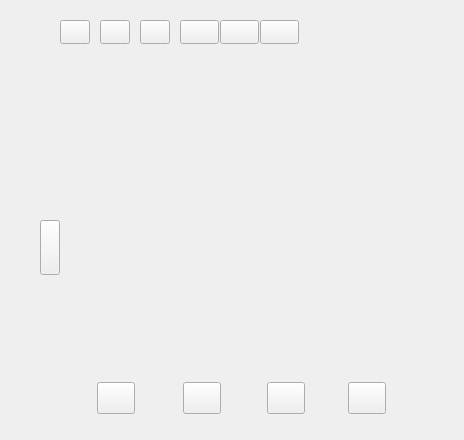
<?xml version="1.0" encoding="UTF-8"?>
<ui version="4.0">
 <class>widget2</class>
 <widget class="QWidget" name="widget2">
  <property name="geometry">
   <rect>
    <x>0</x>
    <y>0</y>
    <width>464</width>
    <height>440</height>
   </rect>
  </property>
  <property name="windowTitle">
   <string>Form</string>
  </property>
  <widget class="QFrame" name="frame">
   <property name="geometry">
    <rect>
     <x>0</x>
     <y>0</y>
     <width>464</width>
     <height>440</height>
    </rect>
   </property>
   <property name="styleSheet">
    <string notr="true"/>
   </property>
   <property name="frameShape">
    <enum>QFrame::NoFrame</enum>
   </property>
   <property name="frameShadow">
    <enum>QFrame::Plain</enum>
   </property>
   <property name="lineWidth">
    <number>0</number>
   </property>
   <widget class="QPushButton" name="b_but4">
    <property name="geometry">
     <rect>
      <x>348</x>
      <y>382</y>
      <width>38</width>
      <height>32</height>
     </rect>
    </property>
    <property name="sizePolicy">
     <sizepolicy hsizetype="Ignored" vsizetype="Ignored">
      <horstretch>0</horstretch>
      <verstretch>0</verstretch>
     </sizepolicy>
    </property>
    <property name="focusPolicy">
     <enum>Qt::NoFocus</enum>
    </property>
    <property name="text">
     <string/>
    </property>
   </widget>
   <widget class="QLabel" name="label">
    <property name="geometry">
     <rect>
      <x>17</x>
      <y>32</y>
      <width>16</width>
      <height>16</height>
     </rect>
    </property>
    <property name="sizePolicy">
     <sizepolicy hsizetype="Ignored" vsizetype="Ignored">
      <horstretch>0</horstretch>
      <verstretch>0</verstretch>
     </sizepolicy>
    </property>
    <property name="text">
     <string/>
    </property>
   </widget>
   <widget class="PopupWin" name="widget" native="true">
    <property name="geometry">
     <rect>
      <x>20</x>
      <y>40</y>
      <width>100</width>
      <height>280</height>
     </rect>
    </property>
    <property name="sizePolicy">
     <sizepolicy hsizetype="Ignored" vsizetype="Ignored">
      <horstretch>0</horstretch>
      <verstretch>0</verstretch>
     </sizepolicy>
    </property>
   </widget>
   <widget class="QPushButton" name="b_but3">
    <property name="geometry">
     <rect>
      <x>267</x>
      <y>382</y>
      <width>38</width>
      <height>32</height>
     </rect>
    </property>
    <property name="sizePolicy">
     <sizepolicy hsizetype="Ignored" vsizetype="Ignored">
      <horstretch>0</horstretch>
      <verstretch>0</verstretch>
     </sizepolicy>
    </property>
    <property name="focusPolicy">
     <enum>Qt::NoFocus</enum>
    </property>
    <property name="text">
     <string/>
    </property>
   </widget>
   <widget class="QPushButton" name="t_but3">
    <property name="geometry">
     <rect>
      <x>140</x>
      <y>20</y>
      <width>30</width>
      <height>24</height>
     </rect>
    </property>
    <property name="sizePolicy">
     <sizepolicy hsizetype="Ignored" vsizetype="Ignored">
      <horstretch>0</horstretch>
      <verstretch>0</verstretch>
     </sizepolicy>
    </property>
    <property name="minimumSize">
     <size>
      <width>30</width>
      <height>19</height>
     </size>
    </property>
    <property name="maximumSize">
     <size>
      <width>39</width>
      <height>25</height>
     </size>
    </property>
    <property name="focusPolicy">
     <enum>Qt::NoFocus</enum>
    </property>
    <property name="text">
     <string/>
    </property>
   </widget>
   <widget class="QPushButton" name="b_but">
    <property name="geometry">
     <rect>
      <x>97</x>
      <y>382</y>
      <width>38</width>
      <height>32</height>
     </rect>
    </property>
    <property name="sizePolicy">
     <sizepolicy hsizetype="Ignored" vsizetype="Ignored">
      <horstretch>0</horstretch>
      <verstretch>0</verstretch>
     </sizepolicy>
    </property>
    <property name="focusPolicy">
     <enum>Qt::NoFocus</enum>
    </property>
    <property name="text">
     <string/>
    </property>
   </widget>
   <widget class="QPushButton" name="t_but4">
    <property name="geometry">
     <rect>
      <x>180</x>
      <y>20</y>
      <width>39</width>
      <height>24</height>
     </rect>
    </property>
    <property name="sizePolicy">
     <sizepolicy hsizetype="Ignored" vsizetype="Ignored">
      <horstretch>0</horstretch>
      <verstretch>0</verstretch>
     </sizepolicy>
    </property>
    <property name="minimumSize">
     <size>
      <width>30</width>
      <height>19</height>
     </size>
    </property>
    <property name="maximumSize">
     <size>
      <width>39</width>
      <height>25</height>
     </size>
    </property>
    <property name="focusPolicy">
     <enum>Qt::NoFocus</enum>
    </property>
    <property name="text">
     <string/>
    </property>
   </widget>
   <widget class="QPushButton" name="t_but2">
    <property name="geometry">
     <rect>
      <x>100</x>
      <y>20</y>
      <width>30</width>
      <height>24</height>
     </rect>
    </property>
    <property name="sizePolicy">
     <sizepolicy hsizetype="Ignored" vsizetype="Ignored">
      <horstretch>0</horstretch>
      <verstretch>0</verstretch>
     </sizepolicy>
    </property>
    <property name="minimumSize">
     <size>
      <width>30</width>
      <height>19</height>
     </size>
    </property>
    <property name="maximumSize">
     <size>
      <width>39</width>
      <height>25</height>
     </size>
    </property>
    <property name="focusPolicy">
     <enum>Qt::NoFocus</enum>
    </property>
    <property name="text">
     <string/>
    </property>
   </widget>
   <widget class="QPushButton" name="t_but5">
    <property name="geometry">
     <rect>
      <x>220</x>
      <y>20</y>
      <width>39</width>
      <height>24</height>
     </rect>
    </property>
    <property name="sizePolicy">
     <sizepolicy hsizetype="Ignored" vsizetype="Ignored">
      <horstretch>0</horstretch>
      <verstretch>0</verstretch>
     </sizepolicy>
    </property>
    <property name="minimumSize">
     <size>
      <width>30</width>
      <height>19</height>
     </size>
    </property>
    <property name="maximumSize">
     <size>
      <width>39</width>
      <height>25</height>
     </size>
    </property>
    <property name="focusPolicy">
     <enum>Qt::NoFocus</enum>
    </property>
    <property name="text">
     <string/>
    </property>
   </widget>
   <widget class="QLabel" name="label_2">
    <property name="geometry">
     <rect>
      <x>17</x>
      <y>99</y>
      <width>16</width>
      <height>16</height>
     </rect>
    </property>
    <property name="sizePolicy">
     <sizepolicy hsizetype="Ignored" vsizetype="Ignored">
      <horstretch>0</horstretch>
      <verstretch>0</verstretch>
     </sizepolicy>
    </property>
    <property name="text">
     <string/>
    </property>
   </widget>
   <widget class="QPushButton" name="t_but">
    <property name="geometry">
     <rect>
      <x>60</x>
      <y>20</y>
      <width>30</width>
      <height>24</height>
     </rect>
    </property>
    <property name="sizePolicy">
     <sizepolicy hsizetype="Ignored" vsizetype="Ignored">
      <horstretch>0</horstretch>
      <verstretch>0</verstretch>
     </sizepolicy>
    </property>
    <property name="minimumSize">
     <size>
      <width>30</width>
      <height>19</height>
     </size>
    </property>
    <property name="maximumSize">
     <size>
      <width>39</width>
      <height>25</height>
     </size>
    </property>
    <property name="focusPolicy">
     <enum>Qt::NoFocus</enum>
    </property>
    <property name="text">
     <string/>
    </property>
   </widget>
   <widget class="QPushButton" name="b_but2">
    <property name="geometry">
     <rect>
      <x>183</x>
      <y>382</y>
      <width>38</width>
      <height>32</height>
     </rect>
    </property>
    <property name="sizePolicy">
     <sizepolicy hsizetype="Ignored" vsizetype="Ignored">
      <horstretch>0</horstretch>
      <verstretch>0</verstretch>
     </sizepolicy>
    </property>
    <property name="focusPolicy">
     <enum>Qt::NoFocus</enum>
    </property>
    <property name="text">
     <string/>
    </property>
   </widget>
   <widget class="QPushButton" name="l_but">
    <property name="geometry">
     <rect>
      <x>40</x>
      <y>220</y>
      <width>20</width>
      <height>55</height>
     </rect>
    </property>
    <property name="sizePolicy">
     <sizepolicy hsizetype="Ignored" vsizetype="Ignored">
      <horstretch>0</horstretch>
      <verstretch>0</verstretch>
     </sizepolicy>
    </property>
    <property name="minimumSize">
     <size>
      <width>20</width>
      <height>55</height>
     </size>
    </property>
    <property name="maximumSize">
     <size>
      <width>24</width>
      <height>66</height>
     </size>
    </property>
    <property name="focusPolicy">
     <enum>Qt::NoFocus</enum>
    </property>
    <property name="text">
     <string/>
    </property>
   </widget>
   <widget class="QWidget" name="widget_2" native="true">
    <property name="geometry">
     <rect>
      <x>80</x>
      <y>60</y>
      <width>331</width>
      <height>261</height>
     </rect>
    </property>
   </widget>
   <widget class="QPushButton" name="t_but6">
    <property name="geometry">
     <rect>
      <x>260</x>
      <y>20</y>
      <width>39</width>
      <height>24</height>
     </rect>
    </property>
    <property name="sizePolicy">
     <sizepolicy hsizetype="Ignored" vsizetype="Ignored">
      <horstretch>0</horstretch>
      <verstretch>0</verstretch>
     </sizepolicy>
    </property>
    <property name="minimumSize">
     <size>
      <width>30</width>
      <height>19</height>
     </size>
    </property>
    <property name="maximumSize">
     <size>
      <width>39</width>
      <height>25</height>
     </size>
    </property>
    <property name="focusPolicy">
     <enum>Qt::NoFocus</enum>
    </property>
    <property name="text">
     <string/>
    </property>
   </widget>
   <widget class="QLabel" name="knife_dir">
    <property name="geometry">
     <rect>
      <x>400</x>
      <y>340</y>
      <width>54</width>
      <height>12</height>
     </rect>
    </property>
    <property name="text">
     <string/>
    </property>
   </widget>
   <zorder>b_but4</zorder>
   <zorder>label</zorder>
   <zorder>b_but3</zorder>
   <zorder>t_but3</zorder>
   <zorder>b_but</zorder>
   <zorder>t_but4</zorder>
   <zorder>t_but2</zorder>
   <zorder>t_but5</zorder>
   <zorder>label_2</zorder>
   <zorder>t_but</zorder>
   <zorder>b_but2</zorder>
   <zorder>l_but</zorder>
   <zorder>widget_2</zorder>
   <zorder>widget</zorder>
   <zorder>t_but6</zorder>
   <zorder>knife_dir</zorder>
  </widget>
 </widget>
 <customwidgets>
  <customwidget>
   <class>PopupWin</class>
   <extends>QWidget</extends>
   <header location="global">popupwin.h</header>
   <container>1</container>
  </customwidget>
 </customwidgets>
 <resources/>
 <connections/>
</ui>
